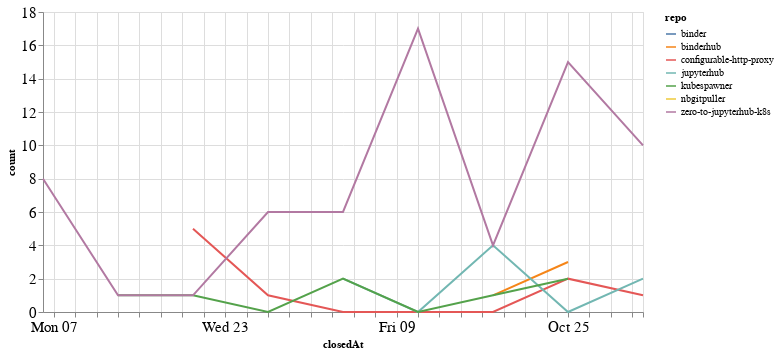

The notebook cell this image was saved under:
### Code cell
closed_by_time = closed_by.groupby('repo').resample('W', on='closedAt').count()['author'].reset_index()
closed_by_time = closed_by_time.rename(columns={'author': 'count'})

alt.Chart(closed_by_time, width=600).mark_line().encode(
    x='closedAt',
    y='count',
    color='repo',
    tooltip="repo"
)

### Figure 1 — Vega-Lite specification as saved in the notebook (floating-point values rounded to 4 significant figures)
{"config": {"axisLeft": {"labelFontSize": 15}, "axisBottom": {"labelFontSize": 15}}, "data": {"name": "data-1a4cef9a9051d44e9f8a1339e85ab34d"}, "mark": "line", "encoding": {"color": {"type": "nominal", "field": "repo"}, "tooltip": {"type": "nominal", "field": "repo"}, "x": {"type": "temporal", "field": "closedAt"}, "y": {"type": "quantitative", "field": "count"}}, "width": 600, "$schema": "https://vega.github.io/schema/vega-lite/v4.8.1.json", "datasets": {"data-1a4cef9a9051d44e9f8a1339e85ab34d": [{"repo": "binder", "closedAt": "2020-10-18T00:00:00", "count": 1}, {"repo": "binderhub", "closedAt": "2020-10-18T00:00:00", "count": 1}, {"repo": "binderhub", "closedAt": "2020-10-25T00:00:00", "count": 3}, {"repo": "configurable-http-proxy", "closedAt": "2020-09-20T00:00:00", "count": 5}, {"repo": "configurable-http-proxy", "closedAt": "2020-09-27T00:00:00", "count": 1}, {"repo": "configurable-http-proxy", "closedAt": "2020-10-04T00:00:00", "count": 0}, {"repo": "configurable-http-proxy", "closedAt": "2020-10-11T00:00:00", "count": 0}, {"repo": "configurable-http-proxy", "closedAt": "2020-10-18T00:00:00", "count": 0}, {"repo": "configurable-http-proxy", "closedAt": "2020-10-25T00:00:00", "count": 2}, {"repo": "configurable-http-proxy", "closedAt": "2020-11-01T00:00:00", "count": 1}, {"repo": "jupyterhub", "closedAt": "2020-10-04T00:00:00", "count": 2}, {"repo": "jupyterhub", "closedAt": "2020-10-11T00:00:00", "count": 0}, {"repo": "jupyterhub", "closedAt": "2020-10-18T00:00:00", "count": 4}, {"repo": "jupyterhub", "closedAt": "2020-10-25T00:00:00", "count": 0}, {"repo": "jupyterhub", "closedAt": "2020-11-01T00:00:00", "count": 2}, {"repo": "kubespawner", "closedAt": "2020-09-13T00:00:00", "count": 1}, {"repo": "kubespawner", "closedAt": "2020-09-20T00:00:00", "count": 1}, {"repo": "kubespawner", "closedAt": "2020-09-27T00:00:00", "count": 0}, {"repo": "kubespawner", "closedAt": "2020-10-04T00:00:00", "count": 2}, {"repo": "kubespawner", "closedAt": "2020-10-11T00:00:00", "count": 0}, {"repo": "kubespawner", "closedAt": "2020-10-18T00:00:00", "count": 1}, {"repo": "kubespawner", "closedAt": "2020-10-25T00:00:00", "count": 2}, {"repo": "nbgitpuller", "closedAt": "2020-10-04T00:00:00", "count": 2}, {"repo": "zero-to-jupyterhub-k8s", "closedAt": "2020-09-06T00:00:00", "count": 8}, {"repo": "zero-to-jupyterhub-k8s", "closedAt": "2020-09-13T00:00:00", "count": 1}, {"repo": "zero-to-jupyterhub-k8s", "closedAt": "2020-09-20T00:00:00", "count": 1}, {"repo": "zero-to-jupyterhub-k8s", "closedAt": "2020-09-27T00:00:00", "count": 6}, {"repo": "zero-to-jupyterhub-k8s", "closedAt": "2020-10-04T00:00:00", "count": 6}, {"repo": "zero-to-jupyterhub-k8s", "closedAt": "2020-10-11T00:00:00", "count": 17}, {"repo": "zero-to-jupyterhub-k8s", "closedAt": "2020-10-18T00:00:00", "count": 4}, {"repo": "zero-to-jupyterhub-k8s", "closedAt": "2020-10-25T00:00:00", "count": 15}, {"repo": "zero-to-jupyterhub-k8s", "closedAt": "2020-11-01T00:00:00", "count": 10}]}}
